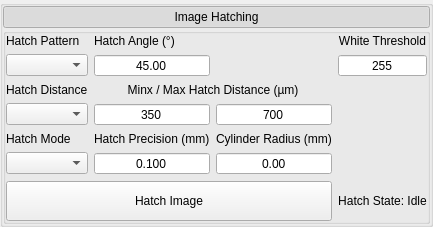
               <widget class="QGroupBox" name="hatch_frame">
                <property name="styleSheet">
                 <string notr="true"/>
                </property>
                <property name="title">
                 <string/>
                </property>
                <property name="styleClass" stdset="0">
                 <string>outsideFrame</string>
                </property>
                <layout class="QVBoxLayout" name="verticalLayout_12">
                 <property name="spacing">
                  <number>0</number>
                 </property>
                 <property name="leftMargin">
                  <number>0</number>
                 </property>
                 <property name="topMargin">
                  <number>0</number>
                 </property>
                 <property name="rightMargin">
                  <number>0</number>
                 </property>
                 <property name="bottomMargin">
                  <number>0</number>
                 </property>
                 <item>
                  <widget class="QPushButton" name="pushButton_5">
                   <property name="styleSheet">
                    <string notr="true"/>
                   </property>
                   <property name="text">
                    <string>Image Hatching</string>
                   </property>
                   <property name="checkable">
                    <bool>true</bool>
                   </property>
                   <property name="checked">
                    <bool>true</bool>
                   </property>
                   <property name="styleClass" stdset="0">
                    <string>MenuButton</string>
                   </property>
                  </widget>
                 </item>
                 <item>
                  <widget class="QGroupBox" name="inside_hatch_frame">
                   <property name="styleSheet">
                    <string notr="true"/>
                   </property>
                   <property name="title">
                    <string/>
                   </property>
                   <property name="styleClass" stdset="0">
                    <string>insideFrame</string>
                   </property>
                   <layout class="QGridLayout" name="gridLayout_6">
                    <property name="leftMargin">
                     <number>0</number>
                    </property>
                    <property name="topMargin">
                     <number>0</number>
                    </property>
                    <property name="rightMargin">
                     <number>0</number>
                    </property>
                    <property name="bottomMargin">
                     <number>0</number>
                    </property>
                    <item row="0" column="3">
                     <widget class="QLabel" name="label_4">
                      <property name="text">
                       <string>White Threshold</string>
                      </property>
                      <property name="alignment">
                       <set>Qt::AlignCenter</set>
                      </property>
                     </widget>
                    </item>
                    <item row="3" column="1">
                     <widget class="QSpinBox" name="hatch_dist_min_spinbox">
                      <property name="minimumSize">
                       <size>
                        <width>100</width>
                        <height>0</height>
                       </size>
                      </property>
                      <property name="alignment">
                       <set>Qt::AlignCenter</set>
                      </property>
                      <property name="buttonSymbols">
                       <enum>QAbstractSpinBox::NoButtons</enum>
                      </property>
                      <property name="minimum">
                       <number>1</number>
                      </property>
                      <property name="maximum">
                       <number>10000</number>
                      </property>
                      <property name="value">
                       <number>350</number>
                      </property>
                     </widget>
                    </item>
                    <item row="2" column="0">
                     <widget class="QLabel" name="hatch_dist_mode_label">
                      <property name="text">
                       <string>Hatch Distance</string>
                      </property>
                     </widget>
                    </item>
                    <item row="1" column="3">
                     <widget class="QSpinBox" name="white_threshold_hatching_spinbox">
                      <property name="alignment">
                       <set>Qt::AlignCenter</set>
                      </property>
                      <property name="buttonSymbols">
                       <enum>QAbstractSpinBox::NoButtons</enum>
                      </property>
                      <property name="maximum">
                       <number>255</number>
                      </property>
                      <property name="value">
                       <number>255</number>
                      </property>
                     </widget>
                    </item>
                    <item row="0" column="0">
                     <widget class="QLabel" name="hatch_pattern_label">
                      <property name="text">
                       <string>Hatch Pattern</string>
                      </property>
                     </widget>
                    </item>
                    <item row="3" column="0">
                     <widget class="QComboBox" name="hatch_dist_mode_combobox">
                      <property name="sizePolicy">
                       <sizepolicy hsizetype="MinimumExpanding" vsizetype="Fixed">
                        <horstretch>0</horstretch>
                        <verstretch>0</verstretch>
                       </sizepolicy>
                      </property>
                     </widget>
                    </item>
                    <item row="4" column="1">
                     <widget class="QLabel" name="hatch_precision_label">
                      <property name="text">
                       <string>Hatch Precision (mm)</string>
                      </property>
                     </widget>
                    </item>
                    <item row="5" column="0">
                     <widget class="QComboBox" name="hatch_mode_combobox">
                      <property name="sizePolicy">
                       <sizepolicy hsizetype="MinimumExpanding" vsizetype="Fixed">
                        <horstretch>0</horstretch>
                        <verstretch>0</verstretch>
                       </sizepolicy>
                      </property>
                     </widget>
                    </item>
                    <item row="3" column="2">
                     <widget class="QSpinBox" name="hatch_dist_max_spinbox">
                      <property name="minimumSize">
                       <size>
                        <width>100</width>
                        <height>0</height>
                       </size>
                      </property>
                      <property name="alignment">
                       <set>Qt::AlignCenter</set>
                      </property>
                      <property name="buttonSymbols">
                       <enum>QAbstractSpinBox::NoButtons</enum>
                      </property>
                      <property name="minimum">
                       <number>1</number>
                      </property>
                      <property name="maximum">
                       <number>10000</number>
                      </property>
                      <property name="value">
                       <number>700</number>
                      </property>
                     </widget>
                    </item>
                    <item row="0" column="1">
                     <widget class="QLabel" name="hatch_angle_label">
                      <property name="text">
                       <string>Hatch Angle (°)</string>
                      </property>
                     </widget>
                    </item>
                    <item row="2" column="1" colspan="2">
                     <widget class="QLabel" name="hatch_dist_min_label">
                      <property name="text">
                       <string>Minx / Max Hatch Distance (µm)</string>
                      </property>
                      <property name="alignment">
                       <set>Qt::AlignCenter</set>
                      </property>
                     </widget>
                    </item>
                    <item row="5" column="2">
                     <widget class="QDoubleSpinBox" name="cyl_rad_spinbox">
                      <property name="alignment">
                       <set>Qt::AlignCenter</set>
                      </property>
                      <property name="buttonSymbols">
                       <enum>QAbstractSpinBox::NoButtons</enum>
                      </property>
                      <property name="minimum">
                       <double>0.000000000000000</double>
                      </property>
                      <property name="maximum">
                       <double>10000.000000000000000</double>
                      </property>
                      <property name="singleStep">
                       <double>1.000000000000000</double>
                      </property>
                     </widget>
                    </item>
                    <item row="1" column="1">
                     <widget class="QDoubleSpinBox" name="hatch_angle_spinbox">
                      <property name="alignment">
                       <set>Qt::AlignCenter</set>
                      </property>
                      <property name="buttonSymbols">
                       <enum>QAbstractSpinBox::NoButtons</enum>
                      </property>
                      <property name="maximum">
                       <double>179.000000000000000</double>
                      </property>
                      <property name="value">
                       <double>45.000000000000000</double>
                      </property>
                     </widget>
                    </item>
                    <item row="4" column="0">
                     <widget class="QLabel" name="hatch_mode_label">
                      <property name="text">
                       <string>Hatch Mode</string>
                      </property>
                     </widget>
                    </item>
                    <item row="3" column="3">
                     <spacer name="horizontalSpacer">
                      <property name="orientation">
                       <enum>Qt::Horizontal</enum>
                      </property>
                      <property name="sizeHint" stdset="0">
                       <size>
                        <width>40</width>
                        <height>20</height>
                       </size>
                      </property>
                     </spacer>
                    </item>
                    <item row="5" column="1">
                     <widget class="QDoubleSpinBox" name="hatch_precision_spinbox">
                      <property name="alignment">
                       <set>Qt::AlignCenter</set>
                      </property>
                      <property name="buttonSymbols">
                       <enum>QAbstractSpinBox::NoButtons</enum>
                      </property>
                      <property name="decimals">
                       <number>3</number>
                      </property>
                      <property name="minimum">
                       <double>0.001000000000000</double>
                      </property>
                      <property name="maximum">
                       <double>100.000000000000000</double>
                      </property>
                      <property name="singleStep">
                       <double>0.100000000000000</double>
                      </property>
                      <property name="value">
                       <double>0.100000000000000</double>
                      </property>
                     </widget>
                    </item>
                    <item row="1" column="0">
                     <widget class="QComboBox" name="hatch_pattern_combobox">
                      <property name="sizePolicy">
                       <sizepolicy hsizetype="MinimumExpanding" vsizetype="Fixed">
                        <horstretch>0</horstretch>
                        <verstretch>0</verstretch>
                       </sizepolicy>
                      </property>
                     </widget>
                    </item>
                    <item row="4" column="2">
                     <widget class="QLabel" name="cyl_rad_label">
                      <property name="text">
                       <string>Cylinder Radius (mm)</string>
                      </property>
                     </widget>
                    </item>
                    <item row="6" column="3">
                     <widget class="QLabel" name="hatch_progress_label">
                      <property name="text">
                       <string>Hatch State: Idle</string>
                      </property>
                      <property name="alignment">
                       <set>Qt::AlignCenter</set>
                      </property>
                     </widget>
                    </item>
                    <item row="6" column="0" colspan="3">
                     <widget class="QPushButton" name="hatch_image_button">
                      <property name="sizePolicy">
                       <sizepolicy hsizetype="Minimum" vsizetype="Minimum">
                        <horstretch>0</horstretch>
                        <verstretch>0</verstretch>
                       </sizepolicy>
                      </property>
                      <property name="minimumSize">
                       <size>
                        <width>0</width>
                        <height>40</height>
                       </size>
                      </property>
                      <property name="text">
                       <string>Hatch Image</string>
                      </property>
                     </widget>
                    </item>
                   </layout>
                  </widget>
                 </item>
                </layout>
               </widget>
